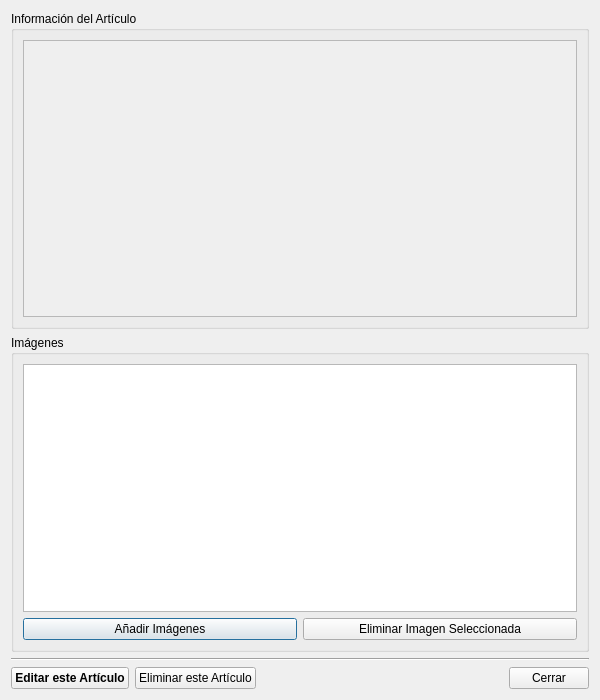
<?xml version="1.0" encoding="UTF-8"?>
<ui version="4.0">
 <class>DetailViewDialog</class>
 <widget class="QDialog" name="DetailViewDialog">
  <property name="geometry">
   <rect>
    <x>0</x>
    <y>0</y>
    <width>600</width>
    <height>700</height>
   </rect>
  </property>
  <property name="windowTitle">
   <string>Visor de Detalles del Artículo</string>
  </property>
  <layout class="QVBoxLayout" name="verticalLayout">
   <item>
    <widget class="QGroupBox" name="groupBox">
     <property name="title">
      <string>Información del Artículo</string>
     </property>
     <layout class="QVBoxLayout" name="verticalLayout_2">
      <item>
       <widget class="QScrollArea" name="scrollAreaInfo">
        <property name="widgetResizable">
         <bool>true</bool>
        </property>
        <widget class="QWidget" name="scrollAreaWidgetContents">
         <property name="geometry">
          <rect>
           <x>0</x>
           <y>0</y>
           <width>560</width>
           <height>288</height>
          </rect>
         </property>
         <layout class="QFormLayout" name="info_layout"/>
        </widget>
       </widget>
      </item>
     </layout>
    </widget>
   </item>
   <item>
    <widget class="QGroupBox" name="groupBox_2">
     <property name="title">
      <string>Imágenes</string>
     </property>
     <layout class="QVBoxLayout" name="verticalLayout_3">
      <item>
       <widget class="QListWidget" name="image_list_widget"/>
      </item>
      <item>
       <layout class="QHBoxLayout" name="horizontalLayout">
        <item>
         <widget class="QPushButton" name="btn_add_image">
          <property name="text">
           <string>Añadir Imágenes</string>
          </property>
         </widget>
        </item>
        <item>
         <widget class="QPushButton" name="btn_delete_image">
          <property name="text">
           <string>Eliminar Imagen Seleccionada</string>
          </property>
         </widget>
        </item>
       </layout>
      </item>
     </layout>
    </widget>
   </item>
   <item>
    <widget class="Line" name="line">
     <property name="orientation">
      <enum>Qt::Horizontal</enum>
     </property>
    </widget>
   </item>
   <item>
    <layout class="QHBoxLayout" name="horizontalLayout_2">
     <item>
      <widget class="QPushButton" name="btn_edit_item">
       <property name="font">
        <font>
         <weight>75</weight>
         <bold>true</bold>
        </font>
       </property>
       <property name="text">
        <string>Editar este Artículo</string>
       </property>
      </widget>
     </item>
     <item>
      <widget class="QPushButton" name="btn_delete_item">
       <property name="text">
        <string>Eliminar este Artículo</string>
       </property>
      </widget>
     </item>
     <item>
      <spacer name="horizontalSpacer">
       <property name="orientation">
        <enum>Qt::Horizontal</enum>
       </property>
       <property name="sizeHint" stdset="0">
        <size>
         <width>40</width>
         <height>20</height>
        </size>
       </property>
      </spacer>
     </item>
     <item>
      <widget class="QPushButton" name="btn_close">
       <property name="text">
        <string>Cerrar</string>
       </property>
      </widget>
     </item>
    </layout>
   </item>
  </layout>
 </widget>
 <resources/>
 <connections/>
</ui>
